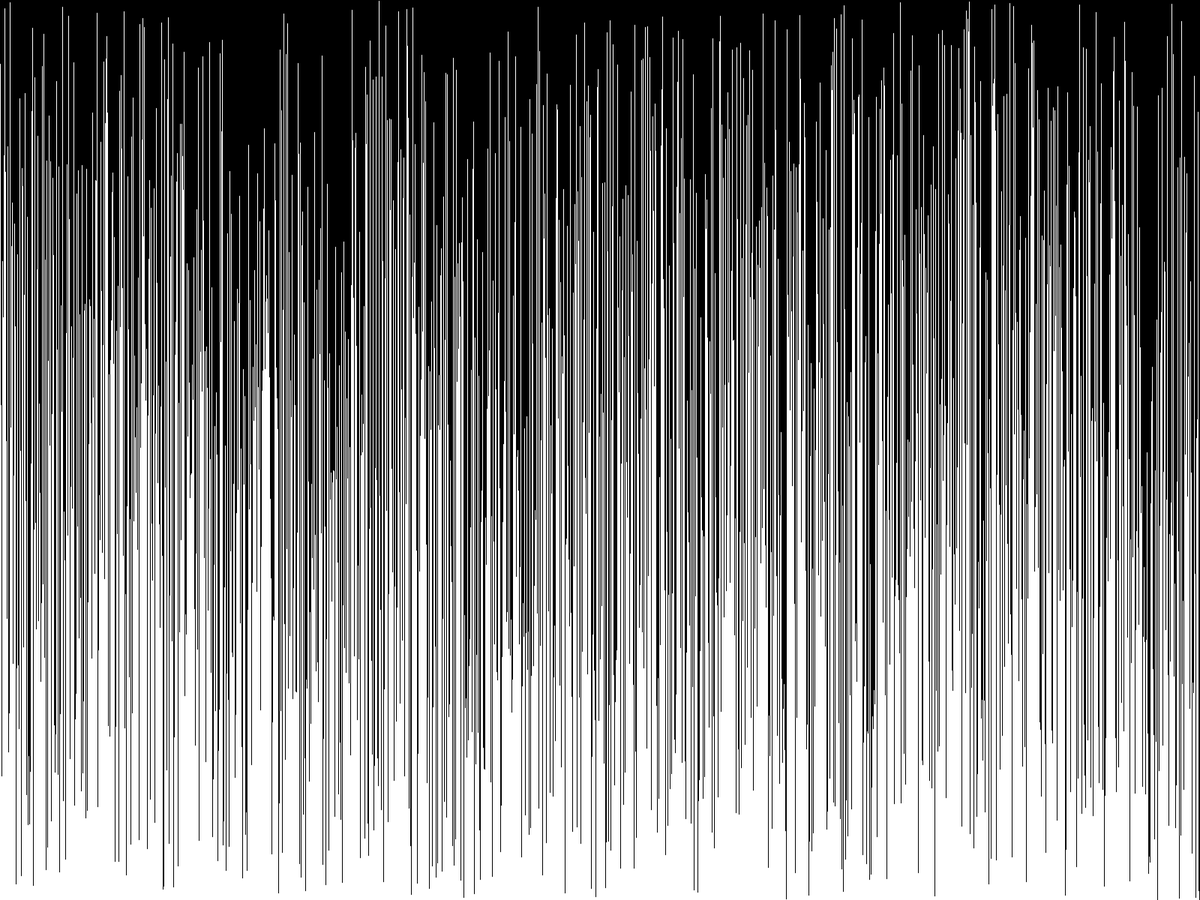
Frame 1 (no input)
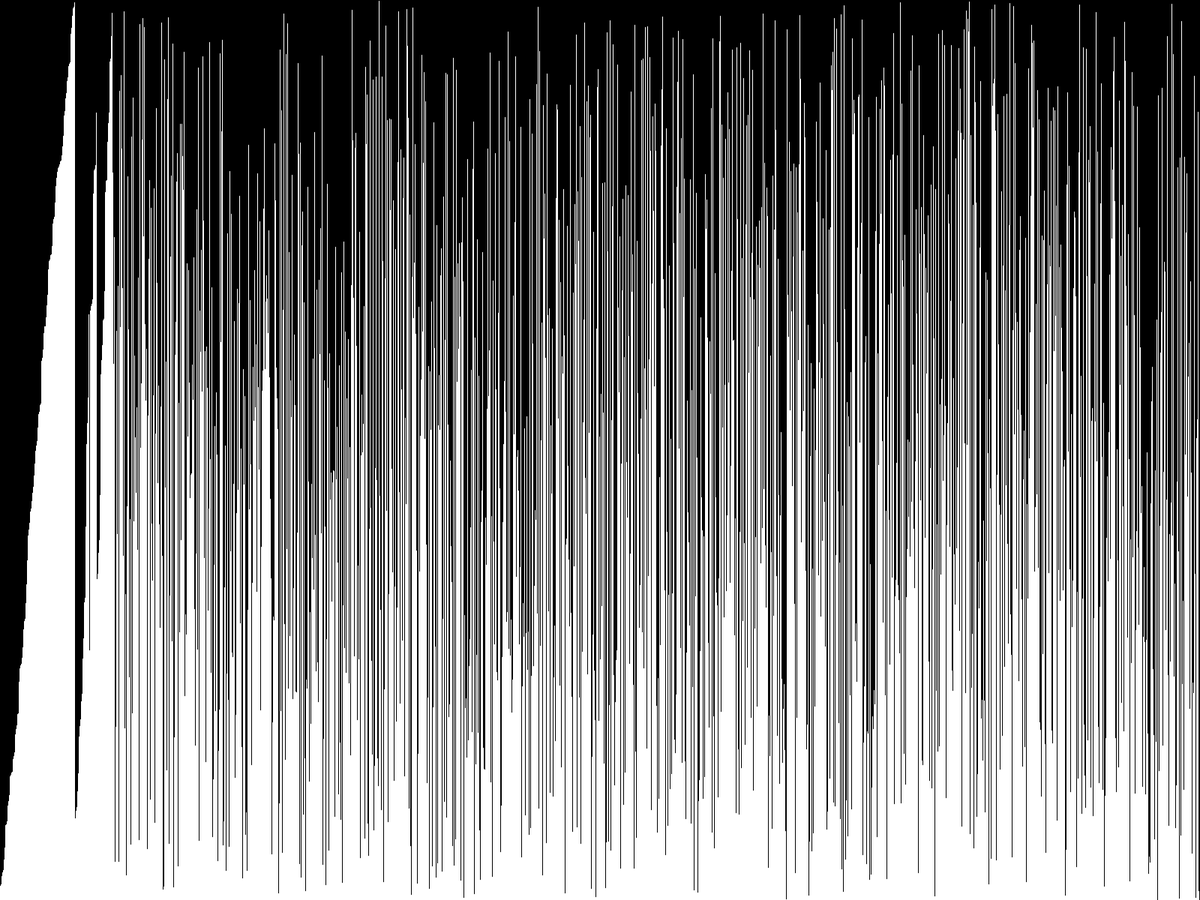
Frame 60 (the mouse pressed at the canvas centre just before this capture)
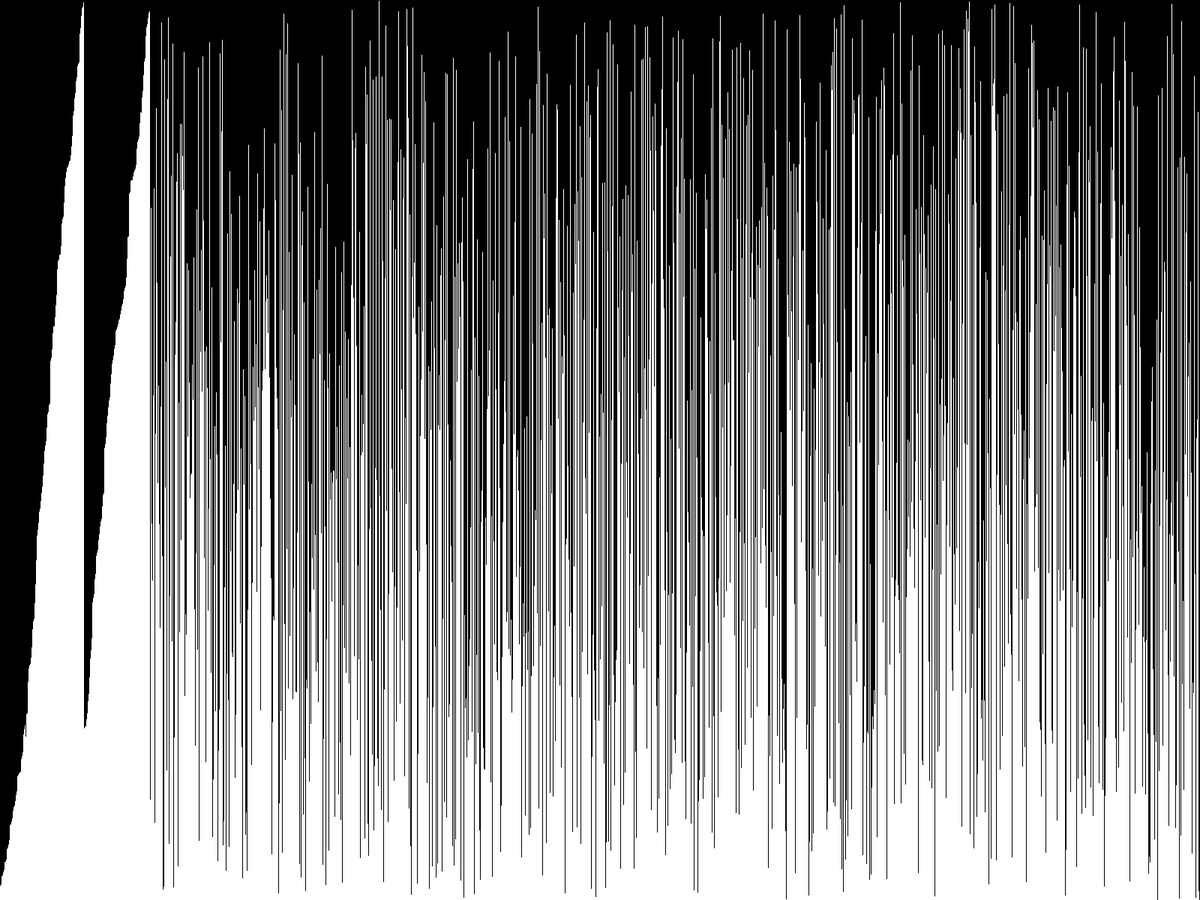
Frame 120 (the mouse held since frame 60 and released just before this capture)

The Processing sketch that drew these frames (run headless with seeded random() and noise(); from frame 60 on, the mouse is pressed at the canvas centre):

// Processing sketch: mergeSort
// ── mergeSort.pde
int[] list;
int[] newList;
ArrayList<Integer> switch1 = new ArrayList<Integer>();
ArrayList<Integer> switch2 = new ArrayList<Integer>();
int time, count, switchesPerFrame = 50;
void setup() {
  newList = new int[width];
  fullScreen();
  list = new int[width];
  strokeWeight(1);
  stroke(255);
  for(int i = 0; i<list.length; i++) list[i] = (int)((double)i/width*height);
  scramble();
  for(int i = 0; i<width; i++) newList[i] = list[i];
  mSort(0,width-1);
  time = 0; count = 0;
}

void draw() {
  background(0);
  for(int i = 0; i<width; i++) {
    line(i,height-list[i],i,height);
  }
  for(int i = 0; i<switchesPerFrame; i++) {
    if(switch1.size()>0) {
      int t = list[switch1.get(0)];
      list[switch1.get(0)] = list[switch2.get(0)];
      list[switch2.get(0)] = t;
      switch1.remove(0);
      switch2.remove(0);
    } else print("done");
  }
}

void scramble() {
  ArrayList<Integer> nList = new ArrayList<Integer>();
  for(int i = 0; i<width; i++) {
    nList.add((int)random(i),i);
  }
  int[] tempList = new int[width];
  for(int i = 0; i<width; i++) tempList[i] = list[i];
  for(int i = 0; i<width; i++) list[i] = tempList[nList.get(i)];
}

void switchInts(int start, int end) {
  int t = newList[start];
  newList[start] = newList[end];
  newList[end] = t;
  switch1.add(start);
  switch2.add(end);
}

void mSort(int start, int end) {
  if(end-start>1) {
    mSort(start,(start+end)/2);
    mSort((start+end)/2+1,end);
    print(" ::  ");
    for(int i = start; i<=end; i++) {
      print(newList[i]+" ");
    }
    int list1 = start;
    int list2 = (start+end)/2+1;
    while(list1<list2 && list2<=end) {
      if(newList[list1]>newList[list2]) {
        for(int i = list2; i>list1; i--) {
          switchInts(i,i-1);
        }
        list1++;
        list2++;
      } else if(newList[list1]<newList[list2]) {
        list1++;
      } else {
        for(int i = list2; i>list1; i--) {
          switchInts(i,i-1);
        }
        list1+=2;
        list2++;
      }
    }
    print(" :  ");
    for(int i = start; i<=end; i++) {
      print(newList[i]+" ");
    }
  }else{
    print(" ::  ");
    for(int i = start; i<=end; i++) {
      print(newList[i]+" ");
    }
    if(newList[start]>newList[end]) switchInts(start,end);
    print(" :  ");
    for(int i = start; i<=end; i++) {
      print(newList[i]+" ");
    }
  }
}
